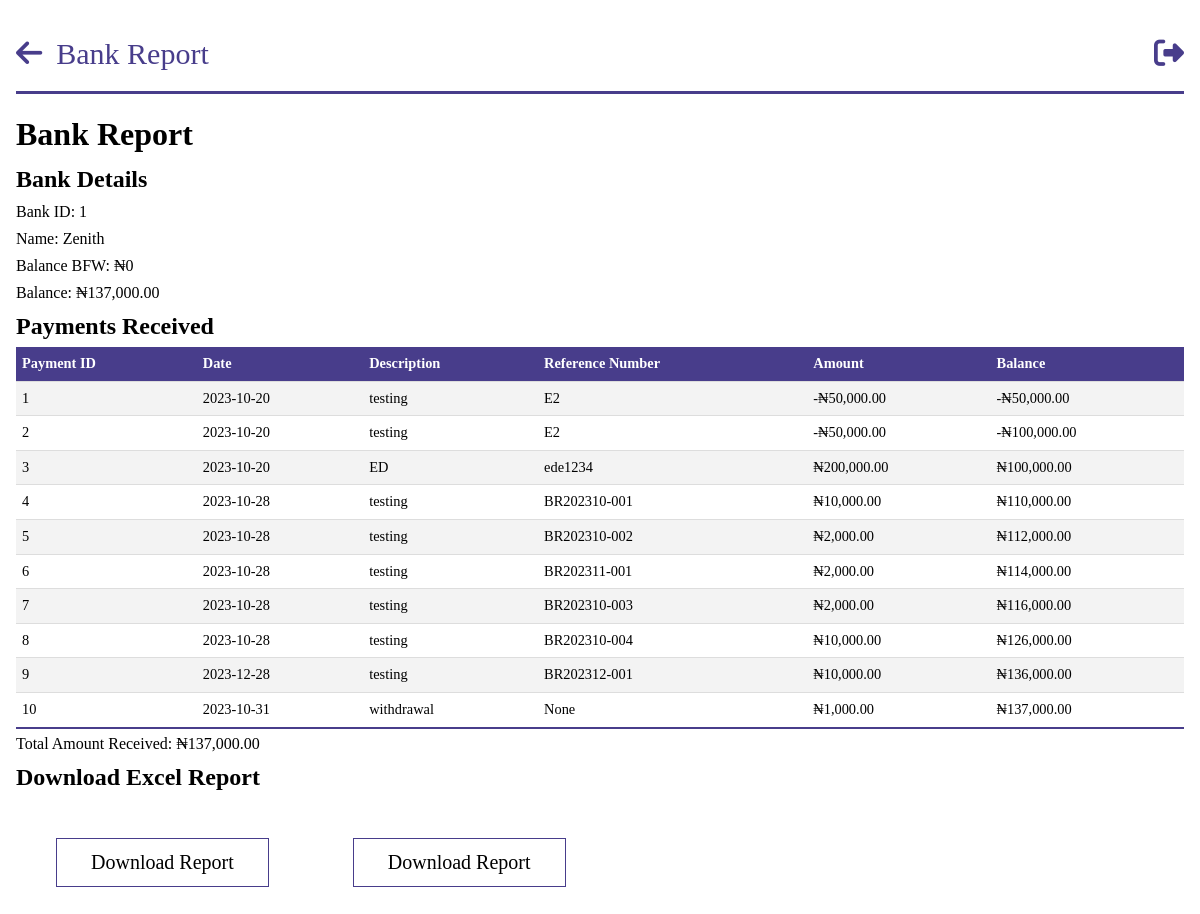
Screenshot of /bank_report/1 (signed in) with the database file from the repository.
### models.py (models this page shows, shortened)
class Bank(db.Model):
    __tablename__ = "banks"
    id = db.Column(db.Integer, primary_key=True)
    name = db.Column(db.String, nullable=False, unique=True)
    balance_bfd = db.Column(db.Float, default=0.0)
    new_balance = db.Column(db.Float, default=0.0)
    payments = db.relationship("BankPayment", backref="main")

class BankPayment(db.Model):
    __tablename__ = "bank_payments"
    id = db.Column(db.Integer, primary_key=True)
    amount = db.Column(db.Float, nullable=False)
    exact_date = db.Column(db.DateTime, nullable=False, default=datetime.utcnow)
    date = db.Column(db.Date, nullable=False)
    person_id = db.Column(
        db.Integer, db.ForeignKey("persons.id"), nullable=True, index=True
    )
    company_id = db.Column(
        db.Integer, db.ForeignKey("companies.id"), nullable=True, index=True
    )
    description = db.Column(db.String, nullable=True)
    ref_no = db.Column(db.String)
    bank_balance = db.Column(db.Float, nullable=True)
    bank_id = db.Column(
        db.Integer, db.ForeignKey("banks.id"), nullable=True, index=True
    )
    year = db.Column(db.Integer, nullable=False)

### app.py (the view)
@app.route("/bank_report/<bank_id>")
@login_required
@role_required(["Admin", "Secretary", "Sub-Admin"])
def individual_bank_report(bank_id):
    bank = query.get_bank(bank_id)
    payments = bank.payments
    total_amount = sum(payment.amount for payment in payments)
    return render_template(
        "query/bank_report.html",
        bank=bank,
        payments=payments,
        total_amount=total_amount,
    )

### app.py (called while the page is built)
@login_manager.user_loader
def load_user(person_id):
    return Person.query.get(person_id)

def role_required(roles_required):
    def decorator(view_func):
        @wraps(view_func)
        def wrapper(*args, **kwargs):
            if not current_user.is_authenticated:
                flash("You must be logged in to access this page.", "error")
                return redirect(url_for("login"))
            user_role = current_user.role
            if user_role.name not in roles_required:
                flash("You don't have the required role to access this page.", "error")
                return redirect(
                    url_for("dashboard")
                )  # Change this to your desired redirect
            return view_func(*args, **kwargs)
        return wrapper
    return decorator

@app.before_request
def before_request():
    g.user = current_user

@app.template_filter("currency")
@login_required
def currency(value):
    modified_value = format_currency(value)  # Modify the value as needed
    return modified_value

### filters.py (called while the page is built)
def format_currency(
    value, currency_symbol="₦", decimal_separator=".", thousands_separator=","
):
    if value:
        if value < 0:
            formatted_value = f"-{currency_symbol}{abs(value):,.2f}"
        else:
            formatted_value = f"{currency_symbol}{value:,.2f}"
        formatted_value = formatted_value.replace(".", decimal_separator).replace(
            ",", thousands_separator
        )
    else:
        formatted_value = f"{currency_symbol}0"
    return formatted_value

### queries.py (called while the page is built)
    def get_bank(self, bank_id):
        bank = Bank.query.get(bank_id)
        return bank

### templates/query/bank_report.html (shortened to what this page needs)
{%extends 'base.html' %}
{% block header%}
Bank Report
{% endblock  %}
{% block anchor%}
<a href="{{ url_for('queries') }}" id='arrow'><i class="fa-solid fa-arrow-left"></i></a>
{% endblock  %}
{%block content%}
<body id="person">
    <h1>Bank Report</h1>
    <h2>Bank Details</h2>
    <p>Bank ID: {{ bank.id }}</p>
    <p>Name: {{ bank.name }}</p>
    <p>Balance BFW: {{ bank.balance_bfd | currency}}</p>
    <p>Balance: {{ bank.new_balance | currency}}</p>
    <h2>Payments Received</h2>
    <table class="tab-content">
        <thead>
            <tr>
                <th>Payment ID</th>
                <th>Date</th>
                <th>Description</th>
                <th>Reference Number</th>
                <th>Amount</th>
                <th>Balance</th>
            </tr>
        </thead>
        <tbody>
            {% for payment in payments %}
            <tr>
                <td>{{ payment.id }}</td>
                <td>{{ payment.date }}</td>
                <td>{{ payment.description}}</td>
                <td>{{ payment.ref_no}}</td>
                <td>{{ payment.amount | currency }}</td>
                <td>{{ payment.bank_balance | currency}}</td>
            </tr>
            {% endfor %}
        </tbody>
    </table>
    </body>
    <p>Total Amount Received: {{ total_amount | currency }}</p>
    <h2>Download Excel Report</h2>
    <button id="downloadExcelButton">Download Report</button>
    <button id="downloadPdfButton" onclick="window.print()">Download Report</button>
</body>
{%endblock%}

### static/css/style.css (style rules this page uses)
* { margin: 0; padding: 0; box-sizing: border-box; font-family:'Times New Roman', Times, serif; }
.index { background-color: #ffffff; margin: 0 auto; max-width: 80em; line-height: 1.5; padding: 1em 1em; }
.index a { color: #fff; line-height: 2.5; text-decoration: none; }
.index #nav a { font-size: 10px; }
.index #nav a { font-size: 30px; color: #483d8b; }
.index #nav #arrow i { color: #483d8b; margin-right: 10px; }
#person * { color: #000; max-width: 90em; margin: 0 auto; margin-bottom: 3px; }
#person .tab-content { width: 100%; border-collapse: collapse; font-size: 0.9em; min-width: 400px; }
#person .tab-content tr th { background-color: #483d8b; color: #fff; text-align: left; font-weight: bold; }
#person th, #person td { padding: 6px; text-align: left; border-bottom: 1px solid #ddd; }
#person .tab-content tbody tr:nth-of-type(odd) { background-color: #f3f3f3; }
#person .tab-content tbody tr:last-of-type { border-bottom: 2px solid #483d8b; }
#person button { margin: 2em 2em; display: inline-block; text-decoration: none; border: 1px solid #483d8b; padding: 12px 34px; font-size: 20px; background: transparent; position: relative; cursor: pointer; }

### rows the page displays
Bank: id "1", name "Zenith", balance_bfd "₦0", new_balance "₦137,000.00"
BankPayment: id "1", date "2023-10-20", description "testing", ref_no "E2", amount "-₦50,000.00", bank_balance "-₦50,000.00"
BankPayment: id "2", date "2023-10-20", description "testing", ref_no "E2", amount "-₦50,000.00", bank_balance "-₦100,000.00"
BankPayment: id "3", date "2023-10-20", description "ED", ref_no "ede1234", amount "₦200,000.00", bank_balance "₦100,000.00"
BankPayment: id "4", date "2023-10-28", description "testing", ref_no "BR202310-001", amount "₦10,000.00", bank_balance "₦110,000.00"
BankPayment: id "5", date "2023-10-28", description "testing", ref_no "BR202310-002", amount "₦2,000.00", bank_balance "₦112,000.00"
BankPayment: id "6", date "2023-10-28", description "testing", ref_no "BR202311-001", amount "₦2,000.00", bank_balance "₦114,000.00"
BankPayment: id "7", date "2023-10-28", description "testing", ref_no "BR202310-003", amount "₦2,000.00", bank_balance "₦116,000.00"
BankPayment: id "8", date "2023-10-28", description "testing", ref_no "BR202310-004", amount "₦10,000.00", bank_balance "₦126,000.00"
BankPayment: id "9", date "2023-12-28", description "testing", ref_no "BR202312-001", amount "₦10,000.00", bank_balance "₦136,000.00"
BankPayment: id "10", date "2023-10-31", description "withdrawal", ref_no "None", amount "₦1,000.00", bank_balance "₦137,000.00"

### other values shown
{{ total_amount | currency }} "₦137,000.00"
